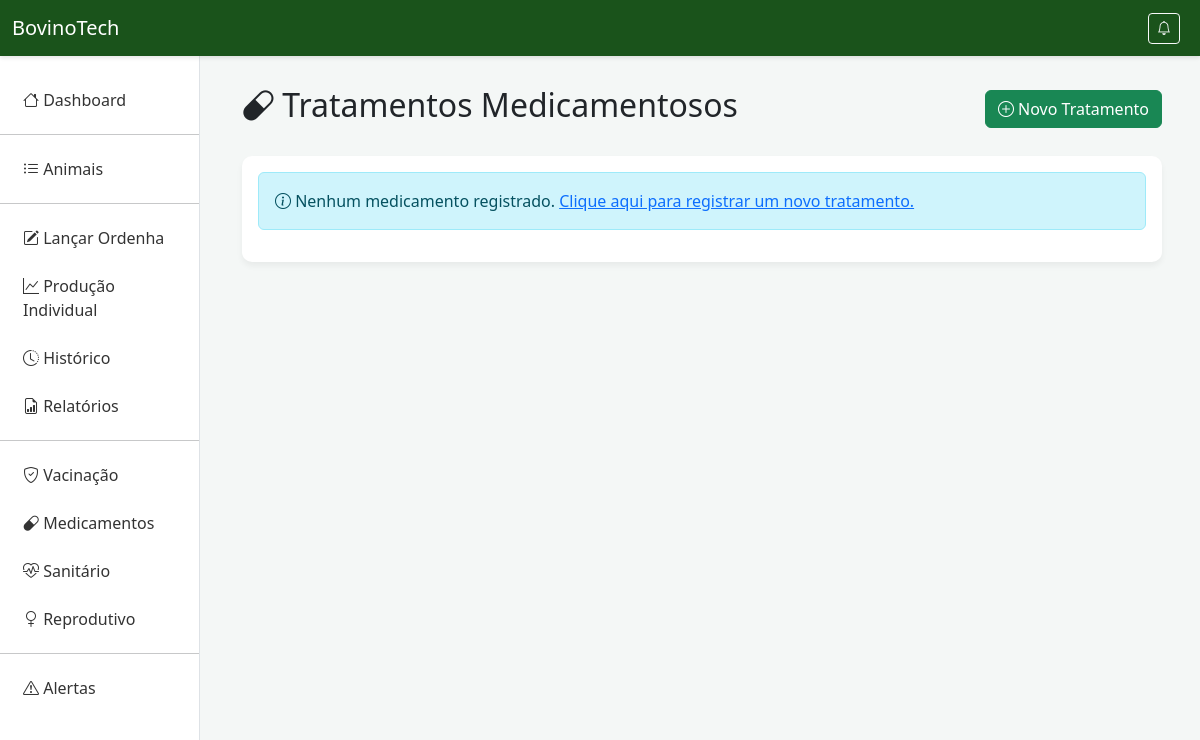
The page /medicamentos/ on the database as committed earlier.
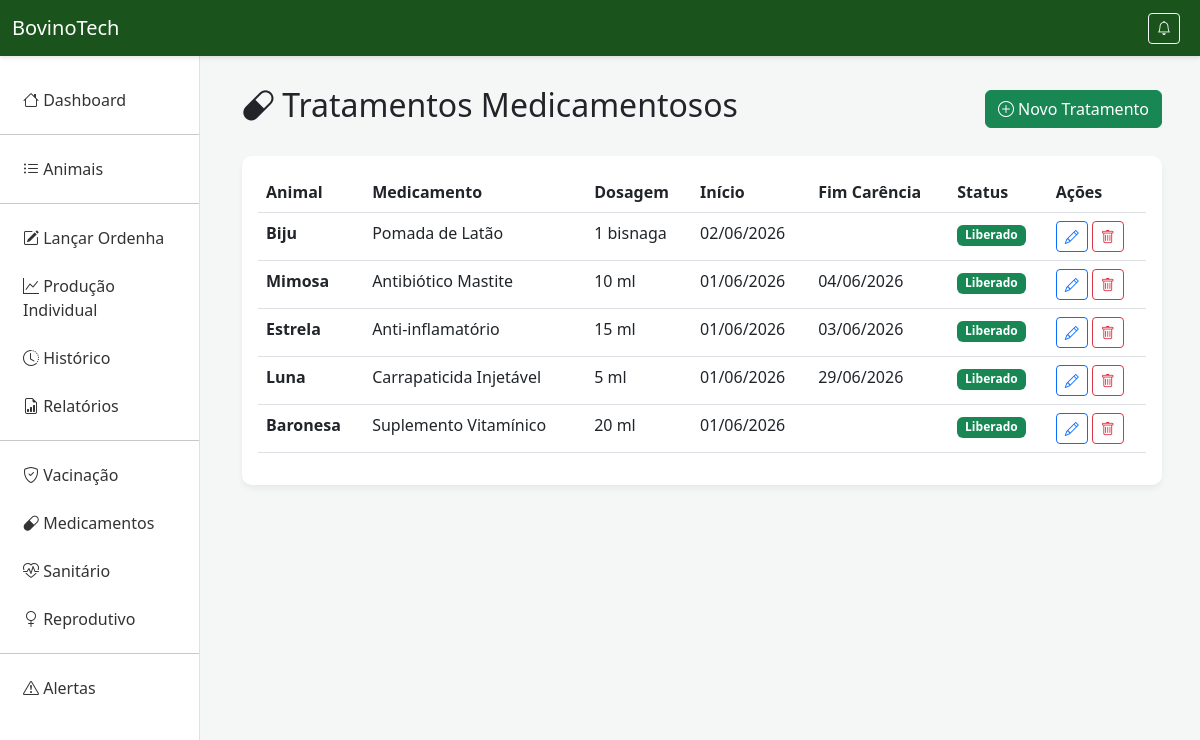
The same page on the database as committed later.
### producao/models.py (models this page shows, shortened)
class Medicamento(models.Model):
    animal = models.ForeignKey(Animal, on_delete=models.CASCADE)
    nome_medicamento = models.CharField(max_length=100)
    dosagem = models.CharField(max_length=50)
    data_inicio = models.DateField()
    tem_carencia = models.BooleanField(default=True, verbose_name="Possui Carência?")
    periodo_carencia_dias = models.IntegerField(default=0, help_text="Dias de carência para o consumo do leite")
    data_fim_carencia = models.DateField(null=True, blank=True)

class Animal(models.Model):
    SEXO_CHOICES = [('M', 'Macho'), ('F', 'Fêmea')]
    identificacao = models.CharField(max_length=100, unique=True, verbose_name="Brinco/Nome")
    raca = models.CharField(max_length=100, verbose_name="Raça")
    data_nascimento = models.DateField(verbose_name="Data de Nascimento")
    sexo = models.CharField(max_length=1, choices=SEXO_CHOICES, verbose_name="Sexo")

### producao/views.py (the view)
# urls.py: path('medicamentos/', views.medicamentos, name='medicamentos'),
def medicamentos(request):
    meds = Medicamento.objects.all().order_by('-data_inicio')
    return render(request, 'medicamentos.html', {'medicamentos': meds, 'today': date.today()})

### producao/templates/medicamentos.html (shortened to what this page needs)
{% extends 'base.html' %}
{% block content %}
<div class="d-flex justify-content-between align-items-center mb-4">
    <h2><i class="bi bi-capsule"></i> Tratamentos Medicamentosos</h2>
    <a href="{% url 'criar_medicamento' %}" class="btn btn-success"><i class="bi bi-plus-circle"></i> Novo Tratamento</a>
</div>
<div class="card">
    <div class="card-body">
        {% if medicamentos %}
        <table class="table table-hover">
            <thead>
                <tr>
                    <th>Animal</th>
                    <th>Medicamento</th>
                    <th>Dosagem</th>
                    <th>Início</th>
                    <th>Fim Carência</th>
                    <th>Status</th>
                    <th>Ações</th>
                </tr>
            </thead>
            <tbody>
                {% for m in medicamentos %}
                <tr>
                    <td><strong>{{ m.animal.identificacao }}</strong></td>
                    <td>{{ m.nome_medicamento }}</td>
                    <td>{{ m.dosagem }}</td>
                    <td>{{ m.data_inicio|date:"d/m/Y" }}</td>
                    <td>{{ m.data_fim_carencia|date:"d/m/Y" }}</td>
                    <td>
                        {% if m.data_fim_carencia >= today %}
                        <span class="badge bg-warning text-dark">Em Carência</span>
                        {% else %}
                        <span class="badge bg-success">Liberado</span>
                        {% endif %}
                    </td>
                    <td>
                        <a href="{% url 'editar_medicamento' m.pk %}" class="btn btn-sm btn-outline-primary" title="Editar"><i class="bi bi-pencil"></i></a>
                        <a href="{% url 'deletar_medicamento' m.pk %}" class="btn btn-sm btn-outline-danger" title="Deletar"><i class="bi bi-trash"></i></a>
                    </td>
                </tr>
                {% endfor %}
            </tbody>
        </table>
        {% else %}
        <div class="alert alert-info" role="alert">
            <i class="bi bi-info-circle"></i> Nenhum medicamento registrado. <a href="{% url 'criar_medicamento' %}">Clique aqui para registrar um novo tratamento.</a>
        </div>
        {% endif %}
    </div>
</div>
{% endblock %}

Rows that differ between the two databases and show on the page:
added Medicamento: animal.identificacao "Biju", nome_medicamento "Pomada de Latão", dosagem "1 bisnaga", data_inicio "02/06/2026", shows "Liberado"
added Medicamento: animal.identificacao "Mimosa", nome_medicamento "Antibiótico Mastite", dosagem "10 ml", data_inicio "01/06/2026", data_fim_carencia "04/06/2026", shows "Liberado"
added Medicamento: animal.identificacao "Estrela", nome_medicamento "Anti-inflamatório", dosagem "15 ml", data_inicio "01/06/2026", data_fim_carencia "03/06/2026", shows "Liberado"
added Medicamento: animal.identificacao "Luna", nome_medicamento "Carrapaticida Injetável", dosagem "5 ml", data_inicio "01/06/2026", data_fim_carencia "29/06/2026", shows "Liberado"
added Medicamento: animal.identificacao "Baronesa", nome_medicamento "Suplemento Vitamínico", dosagem "20 ml", data_inicio "01/06/2026", shows "Liberado"
Other text that changed with them:
text no longer shown: "Nenhum medicamento registrado. Clique aqui para registrar um novo tratamento."
text now shown: "Animal Medicamento Dosagem Início Fim Carência Status Ações"
